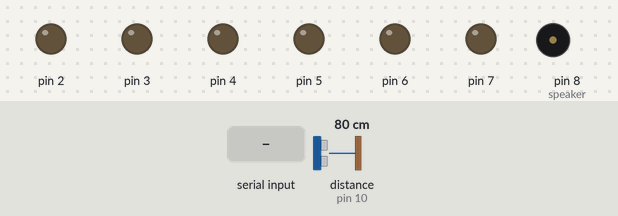
Recording of a sketch running on a simulated Arduino Uno, built with avr-gcc and run on an emulated ATmega328P. On the bench: output pins drawn as LEDs (lit = HIGH), buzzer (waves = sounding). Wiring (inferred from the names in the program): ultrasonic range finder: trigger pin 9; echo pin 10. Dashed ring = blinking. The test bench sets the inputs (shaded band); at power-on: distance to the obstacle (sensor on pin 10) 80 cm. The echo pulse lasts 58.3 µs per cm; pins used as bus, display or sensor lines are not drawn.

Above: at 1.2 s.
1.3 s: distance to the obstacle (sensor on pin 10) set to 56 cm
2.8 s: distance to the obstacle (sensor on pin 10) set to 47 cm
At 3.2 s:
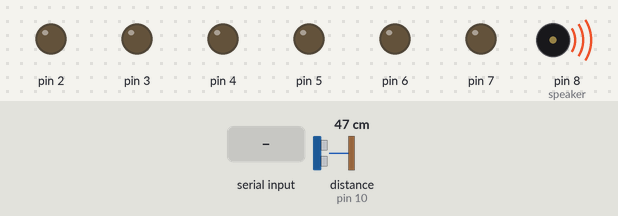
At 3.6 s:
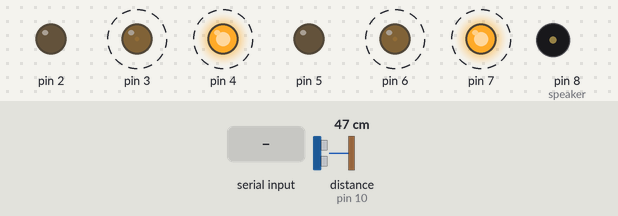
5.8 s: "1" received over Serial
8.8 s: "2" received over Serial
11.8 s: "4" received over Serial
14.8 s: "x" received over Serial
Timing chart, 0 to 18.8 s (numbered marks = the images above; inputs shaded):
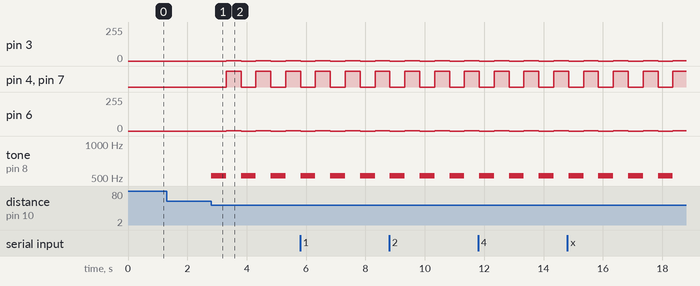

The sketch:

ToF_prosjekt.ino
```cpp
//#include <Servo.h>
//Servo servoVinkel;

const int trigPin = 9;
const int echoPin = 10;

int speaker = 8;

int minsteAvstand = 50;

long duration;
int distance;

char val;

void setup() {
  Serial.begin(9600);
  pinMode(trigPin, OUTPUT);
  pinMode(echoPin, INPUT);
  pinMode(speaker, OUTPUT);


  //servoVinkel.attach(11);

  motorSetup();

}


void loop() {

  //malAvstand();
  //Serial.println(distance);

  if (forKort()) {
    tuting();
    stopp();
    delay(500);
    noTone(speaker);
    svingH();
    delay(500);
  }

  if (Serial.available()) {
    val = Serial.read();

    //Serial.println(val);
    commando(val);

  }
}
```

Andre_kommandoer.ino
```cpp
void tuting() {
  tone(speaker, 523.25);
}


bool forKort() {
  //Avstandsmåling
  digitalWrite(trigPin, LOW);
  delayMicroseconds(20);

  digitalWrite(trigPin, HIGH);
  delayMicroseconds(40);
  digitalWrite(trigPin, LOW);


  duration = pulseIn(echoPin, HIGH);
  distance = duration * 0.034 / 2;

  if (distance < minsteAvstand) {
    return true; ;
  } else {
    return false;
  }
}


/*
void automatisk() {
  fram();
  delay(200);
  malAvstand();
  if (forKort) {
    if (random(2) == 1) {
      svingH();
      delay(1000);
    }

  }
} */
```

bevegelse.ino
```cpp
//motor kontroller input pins

int ena = (6);
int in1 = (7);
int in2 = (5);
int enb = (3);
int in3 = (2);
int in4 = (4);
int motorSpeed = (255); //verdi mellom 0 og


/* Functions for Arduino Car **/
void motorSetup() {
  pinMode(ena, OUTPUT);
  pinMode(in1, OUTPUT);
  pinMode(in2, OUTPUT);
  pinMode(enb, OUTPUT);
  pinMode(in3, OUTPUT);
  pinMode(in4, OUTPUT);
}

void stopp() {
  analogWrite(ena, LOW);
  analogWrite(enb, LOW);
  digitalWrite(in1, LOW);
  digitalWrite(in2, LOW);
  digitalWrite(in3, LOW);
  digitalWrite(in4, LOW);
  //servoVinkel.write(80);
}

void fram() {
  analogWrite(ena, HIGH);
  analogWrite(enb, HIGH);
  digitalWrite(in1, HIGH);
  digitalWrite(in2, LOW);
  digitalWrite(in3, HIGH);
  digitalWrite(in4, LOW);
  //servoVinkel.write(80);
}

void bak() {
  analogWrite(ena, HIGH);
  analogWrite(enb, HIGH);
  digitalWrite(in1, LOW);
  digitalWrite(in2, HIGH);
  digitalWrite(in3, LOW);
  digitalWrite(in4, HIGH);
  //servoVinkel.write(80);
}

void svingH() {
  analogWrite(ena, HIGH);
  analogWrite(enb, HIGH);
  digitalWrite(in1, HIGH);
  digitalWrite(in2, LOW);
  digitalWrite(in3, LOW);
  digitalWrite(in4, HIGH);
  //servoVinkel.write(45);
}

void svingV() {
  analogWrite(ena, HIGH);
  analogWrite(enb, HIGH);
  digitalWrite(in1, LOW);
  digitalWrite(in2, HIGH);
  digitalWrite(in3, HIGH);
  digitalWrite(in4, LOW);
  //servoVinkel.write(125);
}
```

kontroller.ino
```cpp
void commando (char input) {
  switch (input) {
    case '0':
      stopp();
      break;
    case '1': //Left
      svingV();
      break;
    case '2': //Up
      fram();
      break;
    case '3': //Right
      svingH();
      break;
    case '4': //Down
      bak();
      break;
    case '5': //Function 1
      // statements
      break;
    case '6': //function 2
      // statements
      break;
    case 's': //square
      // statements
      break;
    case 't': //triangle
      // statements
      break;
    case 'x': //X
      tuting();
      break;
    case 'c': //circle
      // statements
      break;
    case 'o':
      stopp();
      noTone(speaker);
      break;
  }
}
```

Measured:
- the behaviour switches between 51 and 50 cm on distance to the obstacle (sensor on pin 10) (found by bisection; images 0 and 1)
- after the input at 1.3 s, every drawn part: stays the same
- after the input at 2.8 s, pin 3, pin 6: alternates 1/255 for 0.50 s and 0/255 for 0.50 s, starting after 0.51 s; pin 4, pin 7: alternates HIGH for 0.50 s and LOW for 0.50 s, starting after 0.51 s; tone on pin 8 (speaker): alternates 523 Hz for 0.50 s and silent for 0.50 s, starting at once
